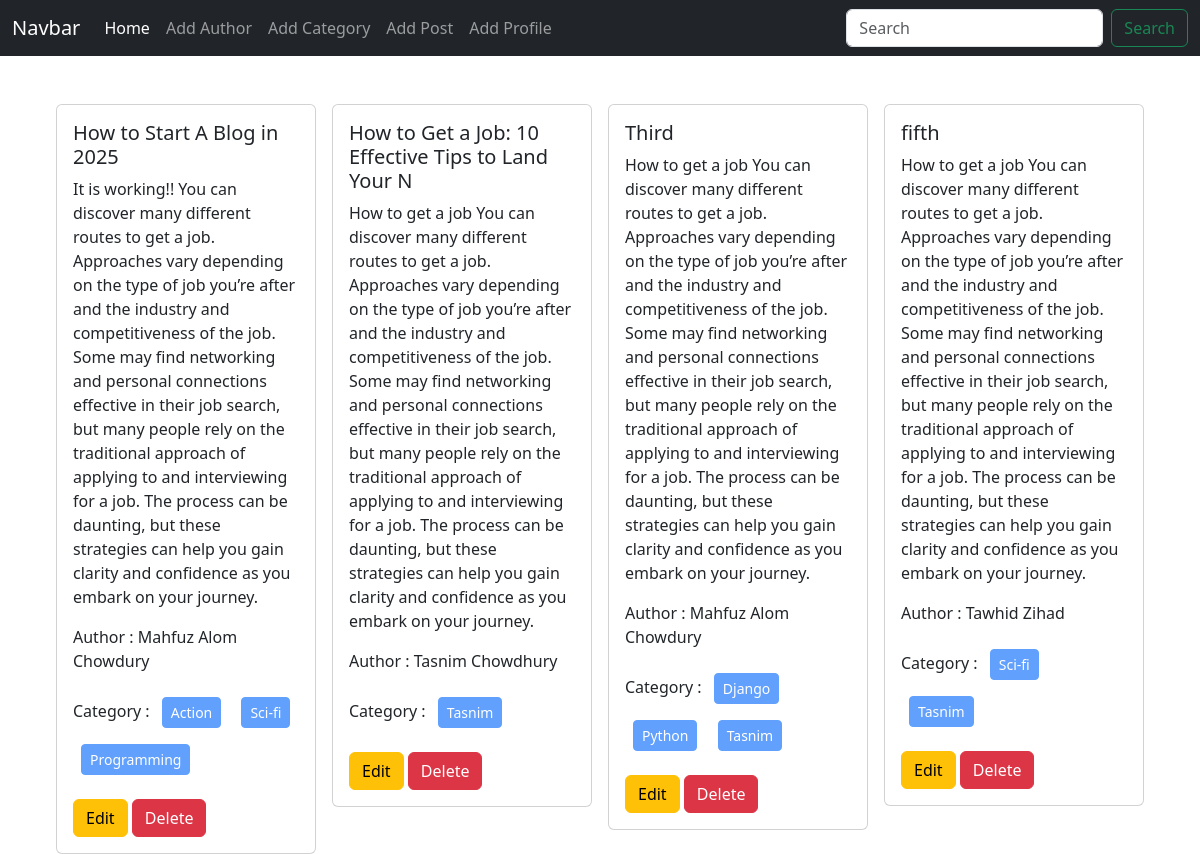
The page / on the database its author committed.
### posts/models.py (models this page shows)
class Post(models.Model):
    title = models.CharField(max_length=50)
    content = models.TextField()
    category = models.ManyToManyField(Category)
    author = models.ForeignKey(Author, on_delete=models.CASCADE)
    def __str__(self):
        return self.title

### author/models.py (models this page shows, shortened)
class Author(models.Model):
    name = models.CharField(max_length=100)
    bio = models.TextField()
    phone_no = models.CharField(max_length=12)

### categories/models.py (models this page shows, shortened)
class Category(models.Model):
    name = models.CharField(max_length=100)

### blogProject/views.py (the view)
# urls.py: path('', views.home, name='homepage'),
def home(request):
    data = Post.objects.all()
    print(data)
    return render(request, 'home.html', {'data':data})

### templates/home.html
{% extends "base.html" %} {% block content %}
<div class="d-flex flex-wrap justify-content-center px-5 pt-5">
{% for post in data%}
  <div class="col-sm-3 ">
    <div class="card mx-2">
      <div class="card-body">
        <h5 class="card-title">{{post.title}}</h5>
        <p class="card-text">
          {{post.content}}
        </p>
        <p>Author : {{post.author.name}}</p>
        <p>Category :
          {% for cat in post.category.all %}
            <button class="btn btn-primary btn-sm m-2" disabled>{{cat.name}}</button>
          {% endfor %}
        </p>
        <a href="{% url "edit_post" post.id %}" class="btn btn-warning">Edit</a>
        <a href="{% url "delete_post" post.id %}" class="btn btn-danger">Delete</a>
      </div>
    </div>
  </div>
{% endfor %}
</div>
{% endblock content %}

### templates/base.html (shortened to what this page needs)
<!DOCTYPE html>
<html lang="en">
  <head>
    <link
      href="https://cdn.jsdelivr.net/npm/bootstrap@5.3.5/dist/css/bootstrap.min.css"
      rel="stylesheet"
    />
  </head>
  <body>
    <nav class="navbar navbar-expand-lg navbar-dark bg-dark">
      <div class="container-fluid">
        <a class="navbar-brand" href="#">Navbar</a>
        <div class="collapse navbar-collapse" id="navbarSupportedContent">
          <ul class="navbar-nav me-auto mb-2 mb-lg-0">
            <li class="nav-item">
              <a class="nav-link active" aria-current="page" href="{% url "homepage" %}">Home</a>
            </li>
            <li class="nav-item">
              <a class="nav-link" href="{% url "add_author" %}">Add Author</a>
            </li>
            <li class="nav-item">
              <a class="nav-link" href="{% url "add_category" %}">Add Category</a>
            </li>
            <li class="nav-item">
              <a class="nav-link" href="{% url "add_post" %}">Add Post</a>
            </li>
            <li class="nav-item">
              <a class="nav-link" href="{% url "add_profiles" %}">Add Profile</a>
            </li>
          </ul>
          <form class="d-flex" role="search">
            <input
              class="form-control me-2"
              type="search"
              placeholder="Search"
              aria-label="Search"
            />
            <button class="btn btn-outline-success" type="submit">
              Search
            </button>
          </form>
        </div>
      </div>
    </nav>
    {% block content %} {% endblock content %}
  </body>
</html>

### rows shown on the page
Post: title "How to Start A Blog in 2025", content "It is working!! You can discover many different routes to get a job. Approaches vary depending on the type of job you’re after and the industry and competitiveness of the job. Some may find networking and personal connections effective in their job search, but many people rely on the traditional approach of applying to and interviewing for a job. The process can be daunting, but these strategies can help you gain clarity and confidence as you embark on your journey.", author.name "Mahfuz Alom Chowdury"
Category: name "Action"
Category: name "Sci-fi"
Category: name "Programming"
Post: title "How to Get a Job: 10 Effective Tips to Land Your N", content "How to get a job You can discover many different routes to get a job. Approaches vary depending on the type of job you’re after and the industry and competitiveness of the job. Some may find networking and personal connections effective in their job search, but many people rely on the traditional approach of applying to and interviewing for a job. The process can be daunting, but these strategies can help you gain clarity and confidence as you embark on your journey.", author.name "Tasnim Chowdhury"
Category: name "Tasnim"
Post: title "Third", content "How to get a job You can discover many different routes to get a job. Approaches vary depending on the type of job you’re after and the industry and competitiveness of the job. Some may find networking and personal connections effective in their job search, but many people rely on the traditional approach of applying to and interviewing for a job. The process can be daunting, but these strategies can help you gain clarity and confidence as you embark on your journey.", author.name "Mahfuz Alom Chowdury"
Category: name "Django"
Category: name "Python"
Post: title "fifth", content "How to get a job You can discover many different routes to get a job. Approaches vary depending on the type of job you’re after and the industry and competitiveness of the job. Some may find networking and personal connections effective in their job search, but many people rely on the traditional approach of applying to and interviewing for a job. The process can be daunting, but these strategies can help you gain clarity and confidence as you embark on your journey.", author.name "Tawhid Zihad"
